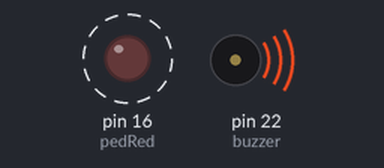
The program below on a simulated Raspberry Pi (header pin numbers). Shown: output pins drawn as LEDs (lit = HIGH), buzzer (waves = sounding, pin HIGH). Dashed ring = blinking. Threads take turns every 2 ms. At 10.2 s the program stops and its outputs stay as they are.

Above: at 0.15 s.
Timing chart, 0 to 4.6 s (numbered marks = the images above):
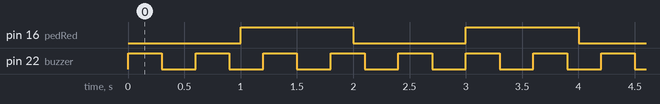

The program:

BuzzFlash.py
```python
'''
Created on 10 Nov 2012

@author: Jamie
'''

import threading
from time import sleep
import RPi.GPIO as GPIO

pedRed=16   # GPIO4
buzzer=22   # GPIO6

flashes = 5

GPIO.setwarnings(False)
GPIO.setmode(GPIO.BOARD)
GPIO.setup (pedRed, GPIO.OUT)
GPIO.setup (buzzer, GPIO.OUT)

class ThreadBuzz ( threading.Thread ):
    def run ( self ):
        flasherTh = ThreadFlash()
        flasherTh.start()
        while flasherTh.isAlive():
            GPIO.output (buzzer, True)
            sleep(.3)
            GPIO.output (buzzer, False)
            sleep(.3)

class ThreadFlash ( threading.Thread ):
    def run ( self ):
        for null in range(flashes):
            GPIO.output (pedRed, False)
            sleep(1)
            GPIO.output (pedRed, True)
            sleep(1)

buzzerTh = ThreadBuzz()
buzzerTh.start()

GPIO.output (pedRed, True)
GPIO.output (buzzer, False)
```

Measured:
- by itself, pin 16 (pedRed): alternates HIGH for 1.0 s and LOW for 1.0 s, 9 changes in all, then stays HIGH
- by itself, pin 22 (buzzer): alternates HIGH for 0.30 s and LOW for 0.30 s, 34 changes in all, then stays LOW
